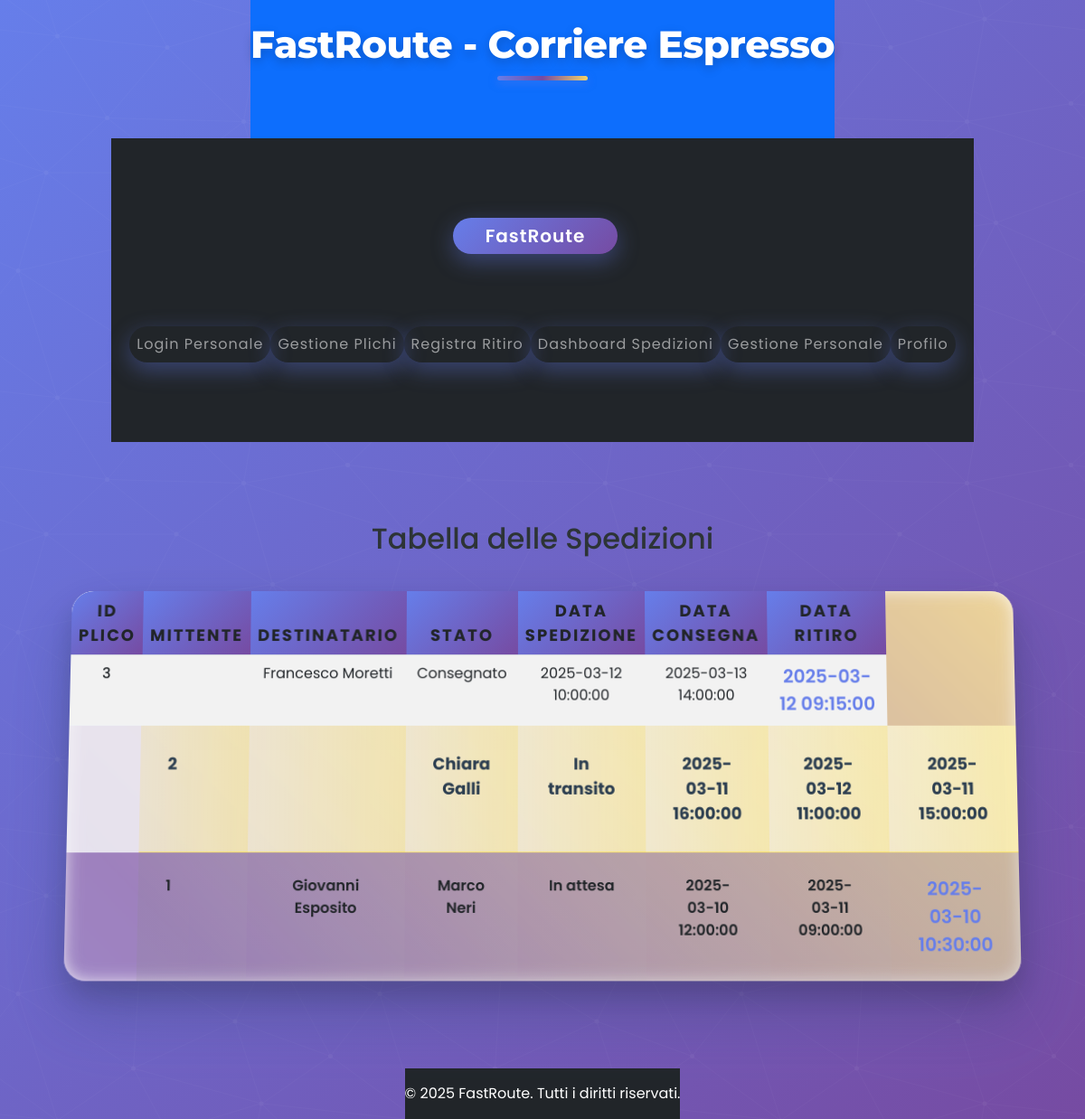
The app's page /fastRoute/dashboard.php (signed in), older data.
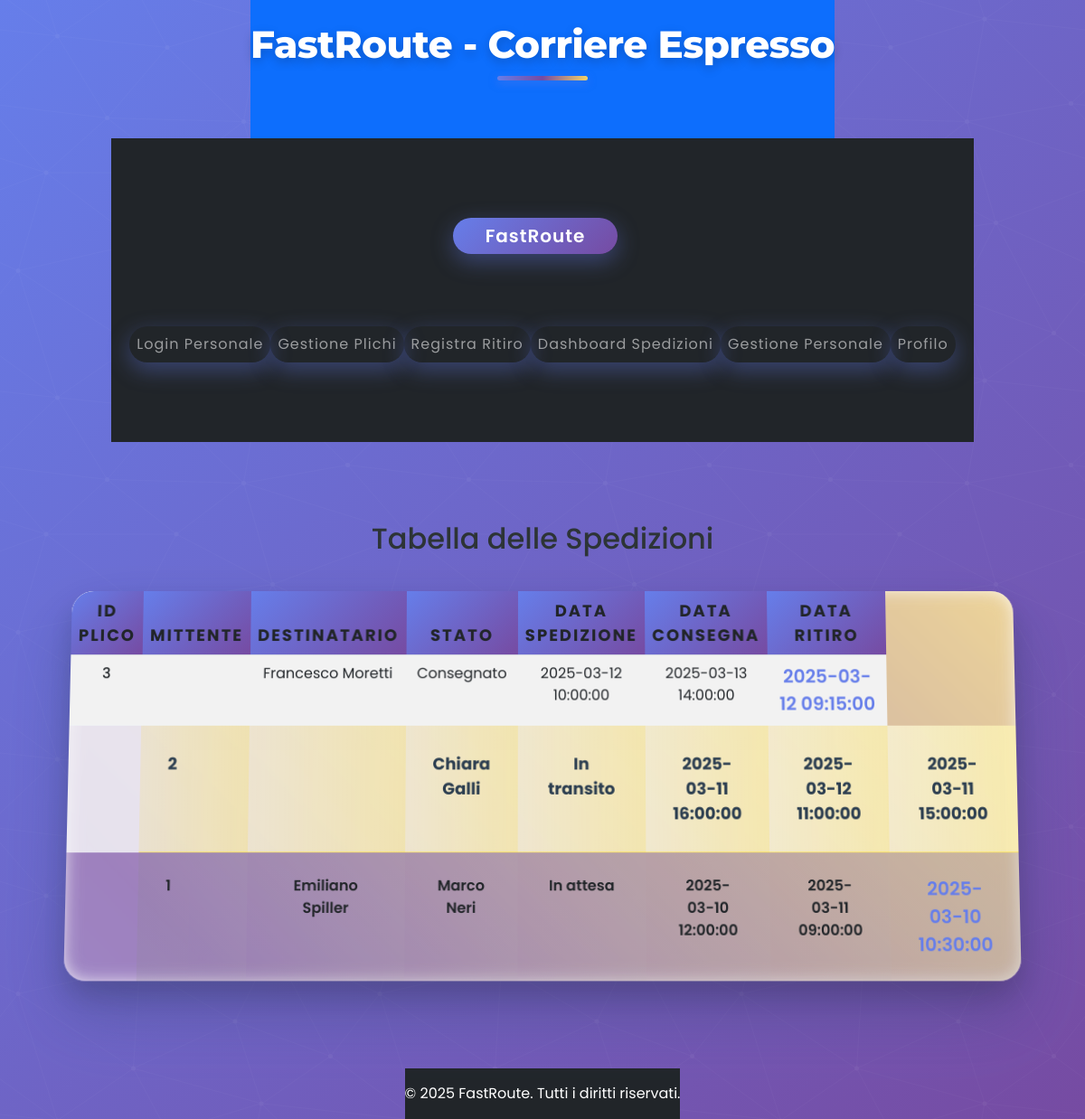
The same page, newer data.
### tables this page shows
CREATE TABLE Plichi (
    id INT AUTO_INCREMENT PRIMARY KEY,
    data_ritiro DATETIME NOT NULL,
    Stati_id INT NOT NULL,
    FOREIGN KEY (Stati_id) REFERENCES Stati(id) ON DELETE CASCADE
);

CREATE TABLE Destinatari (
    id INT AUTO_INCREMENT PRIMARY KEY,
    nome VARCHAR(50) NOT NULL,
    indirizzo VARCHAR(255) NOT null,
    cognome varchar(50) not null
);

CREATE TABLE Stati (
    id INT AUTO_INCREMENT PRIMARY KEY,
    descrizione VARCHAR(50) UNIQUE NOT NULL
);

CREATE TABLE Inviare (
    Plichi_id INT NOT NULL,
    Sedi_id INT NOT NULL,
    data DATETIME NOT NULL,
    PRIMARY KEY (Plichi_id, Sedi_id),
    FOREIGN KEY (Plichi_id) REFERENCES Plichi(id) ON DELETE CASCADE,
    FOREIGN KEY (Sedi_id) REFERENCES Sedi(id) ON DELETE CASCADE
);

CREATE TABLE Ricevere (
    Plichi_id INT NOT NULL,
    Sedi_id INT NOT NULL,
    data DATETIME NOT NULL,
    PRIMARY KEY (Plichi_id, Sedi_id),
    FOREIGN KEY (Plichi_id) REFERENCES Plichi(id) ON DELETE CASCADE,
    FOREIGN KEY (Sedi_id) REFERENCES Sedi(id) ON DELETE CASCADE
);

CREATE TABLE Clienti (
    id INT AUTO_INCREMENT PRIMARY KEY,
    nome VARCHAR(50) NOT NULL,
    cognome VARCHAR(50) NOT NULL,
    mail varchar(50) not null unique,
    indirizzo VARCHAR(255) NOT NULL,
    passw VARCHAR(255) NOT NULL,   
    data_uso_punteggio DATETIME
);

### fastRoute/php/Database.php (called while the page is built, shortened)
<?php
class Database
{
    private static ?PDO $PDO = null;
    public static function connect(): ?PDO
    {
        $config = [
            'driver' => 'mysql',
            'host' => 'localhost',
            'dbname' => 'FastRoute',
            'user' => 'root',
            'password' => ''
        ];
        try {
            self::$PDO = new PDO(
                "$config[driver]:host=$config[host];dbname=$config[dbname]",
                $config['user'],
                $config['password'], [
                PDO::ATTR_ERRMODE => PDO::ERRMODE_EXCEPTION,
                PDO::ATTR_DEFAULT_FETCH_MODE => PDO::FETCH_OBJ,
            ]);
        } catch (PDOException $e) {
            self::$connectionFailed = true;
            Log::errlog($e, 'log/database.log');
            die("Errore di connessione al database: " . $e->getMessage());
        }
        return self::$PDO;
    }
    public static function select(string $query, array $bind = []): array
    {
        $stm = self::$PDO->prepare($query);
        $stm->execute();
        return $stm->fetchAll();
    }
}
?>

### fastRoute/dashboard.php (the view, shortened to what this page needs)
<?php
include_once 'php/Database.php';
$query = "
    SELECT
        p.id AS plico_id,
        c.nome AS mittente_nome,
        c.cognome AS mittente_cognome,
        d.nome AS destinatario_nome,
        d.cognome AS destinatario_cognome,
        s.descrizione AS stato_plico,
        p.data_ritiro,
        i.data AS data_spedizione,
        rr.data AS data_consegna
    FROM Plichi p
    LEFT JOIN Spedire sp ON sp.Plichi_id = p.id
    LEFT JOIN Clienti c ON c.id = sp.Clienti_id
    LEFT JOIN Ritirare r ON r.Plichi_id = p.id
    LEFT JOIN Destinatari d ON d.id = r.Destinatari_id
    LEFT JOIN Stati s ON s.id = p.Stati_id
    LEFT JOIN Inviare i ON i.Plichi_id = p.id  -- Data di spedizione
    LEFT JOIN Ricevere rr ON rr.Plichi_id = p.id  -- Data di consegna
    ORDER BY p.id DESC
";
$spedizioni = Database::select($query);
?>
<?php include 'php/header.php'; ?>
<div class="container my-5">
    <h2>Tabella delle Spedizioni</h2>
    <table class="table table-striped">
        <thead>
        <tr>
            <th>ID Plico</th>
            <th>Mittente</th>
            <th>Destinatario</th>
            <th>Stato</th>
            <th>Data Spedizione</th>
            <th>Data Consegna</th>
            <th>Data Ritiro</th>
        </tr>
        </thead>
        <tbody>
        <?php foreach ($spedizioni as $spedizione): ?>
            <tr>
                <td><?= htmlspecialchars($spedizione->plico_id) ?></td>
                <td><?= htmlspecialchars($spedizione->mittente_nome) . ' ' . htmlspecialchars($spedizione->mittente_cognome) ?></td>
                <td><?= htmlspecialchars($spedizione->destinatario_nome) . ' ' . htmlspecialchars($spedizione->destinatario_cognome) ?></td>
                <td><?= htmlspecialchars($spedizione->stato_plico) ?></td>
                <td><?= htmlspecialchars($spedizione->data_spedizione) ?></td>
                <td><?= htmlspecialchars($spedizione->data_consegna) ?></td>
                <td><?= htmlspecialchars($spedizione->data_ritiro) ?></td>
            </tr>
        <?php endforeach; ?>
        </tbody>
    </table>
</div>
<?php include 'php/footer.php'; ?>
</body>
</html>

### fastRoute/php/header.php (shortened to what this page needs)
<!DOCTYPE html>
<html lang="it">
<head>
    <link href="https://cdn.jsdelivr.net/npm/bootstrap@5.3.0/dist/css/bootstrap.min.css" rel="stylesheet">
    <link rel="stylesheet" href="style.css">
</head>
<body class="d-flex flex-column min-vh-100">
<header class="bg-primary text-white text-center py-4">
    <h1>FastRoute - Corriere Espresso</h1>
</header>
<nav class="navbar navbar-expand-lg navbar-dark bg-dark">
    <div class="container">
        <a class="navbar-brand" href="index.php">FastRoute</a>
        <div class="collapse navbar-collapse" id="navbarNav">
            <ul class="navbar-nav ms-auto">
                <li class="nav-item"><a class="nav-link" href="login.php">Login Personale</a></li>
                <li class="nav-item"><a class="nav-link" href="gestione_plichi.php">Gestione Plichi</a></li>
                <li class="nav-item"><a class="nav-link" href="ritiro.php">Registra Ritiro</a></li>
                <li class="nav-item"><a class="nav-link" href="dashboard.php">Dashboard Spedizioni</a></li>
                <li class="nav-item"><a class="nav-link" href="gestione_personale.php">Gestione Personale</a></li>
                <li class="nav-item"><a class="nav-link" href="profilo.php">Profilo</a></li>
            </ul>
        </div>
    </div>
</nav>

### fastRoute/php/footer.php (shortened to what this page needs)
<footer class="bg-dark text-white text-center py-3 mt-auto">
    <p class="mb-0">© 2025 FastRoute. Tutti i diritti riservati.</p>
</footer>
</body>
</html>

Row changes from the older to the newer data that the page shows:
changed through a linked row, plichi "Marco": clienti.nome "Giovanni" → "Emiliano"; clienti.cognome "Esposito" → "Spiller"
